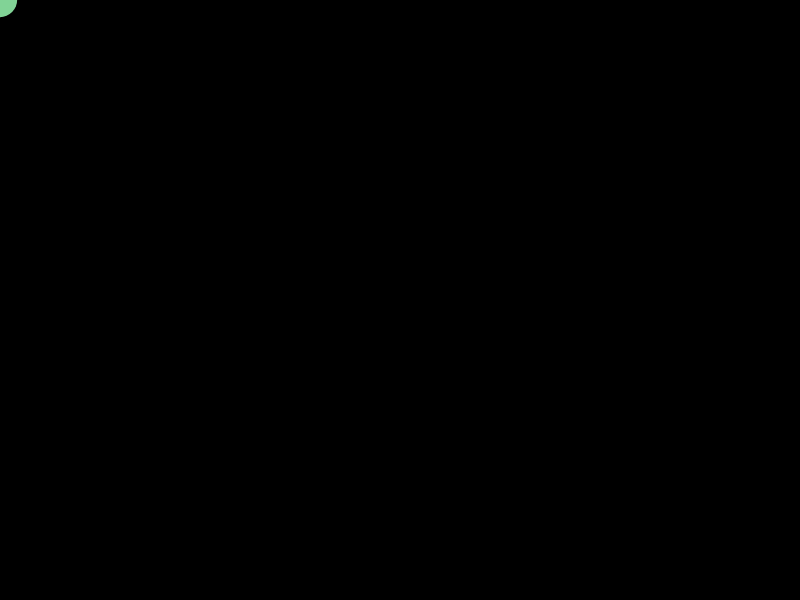
Frame 1 (no input)
Frame 60 (no input): blank canvas, image omitted
Frame 120 (the mouse pressed at the canvas centre since frame 60): blank canvas, image omitted

The p5.js sketch that drew this single still picture (run headless with seeded random() and noise() and a simulated clock; from frame 60 on, the mouse is pressed at the canvas centre):

// p5.js sketch
// ── sketch.js
let trails = [];

function setup() {
  createCanvas(800, 600);
  noStroke();
}

function draw() {
  background(0);
  
  // First we have to update and the display the mouse trails 
  for (let i = trails.length - 1; i >= 0; i--) {
    trails[i].update();
    trails[i].display();
    if (trails[i].alpha <= 0) {
      trails.splice(i, 1); // change or remove the trail when its transparent fully. 
    }
  }
}

function mouseMoved() {
  trails.push(new Trail(mouseX, mouseY));
}

class Trail {
  constructor(x, y) {
    this.x = x;
    this.y = y;
    this.alpha = 255;
    this.radius = random(10, 20);
    this.color = color(random(100, 255), random(100, 255), random(100, 255));
  }

  update() {
    this.alpha -= 5; // Fade out animation
  }

  display() {
    fill(this.color.levels[0], this.color.levels[1], this.color.levels[2], this.alpha);
    ellipse(this.x, this.y, this.radius * 2);
  }
}
